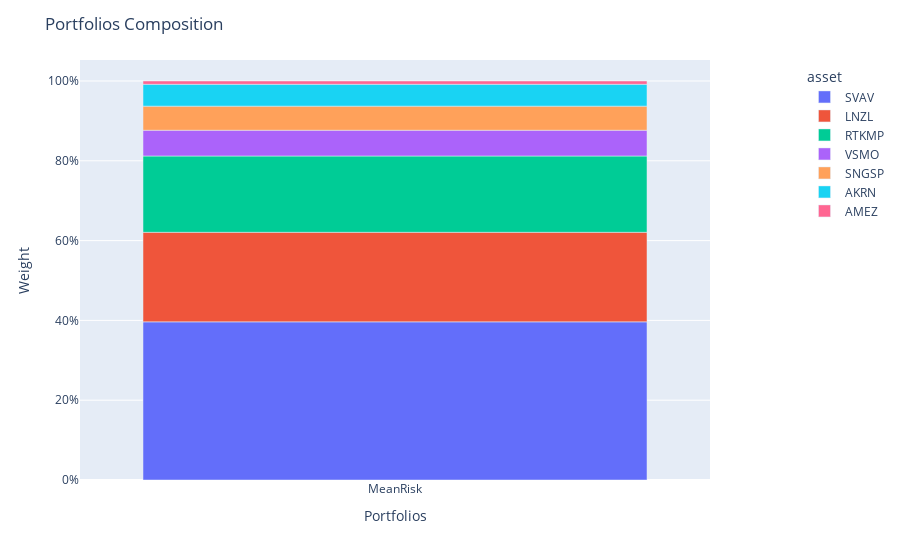

Notebook cell for this chart:
### Code cell
population_test.plot_composition()

### Figure 1 — Plotly figure (JSON) as saved in the notebook; plotly's stock layout.template omitted (floating-point values rounded to 4 significant figures)
{"data": [{"alignmentgroup": "True", "hovertemplate": "asset=SVAV<br>index=%{x}<br>value=%{y}<extra></extra>", "legendgroup": "SVAV", "marker": {"color": "#636efa", "pattern": {"shape": ""}}, "name": "SVAV", "offsetgroup": "SVAV", "orientation": "v", "showlegend": true, "textposition": "auto", "type": "bar", "x": ["MeanRisk"], "xaxis": "x", "y": [0.3964], "yaxis": "y"}, {"alignmentgroup": "True", "hovertemplate": "asset=LNZL<br>index=%{x}<br>value=%{y}<extra></extra>", "legendgroup": "LNZL", "marker": {"color": "#EF553B", "pattern": {"shape": ""}}, "name": "LNZL", "offsetgroup": "LNZL", "orientation": "v", "showlegend": true, "textposition": "auto", "type": "bar", "x": ["MeanRisk"], "xaxis": "x", "y": [0.2244], "yaxis": "y"}, {"alignmentgroup": "True", "hovertemplate": "asset=RTKMP<br>index=%{x}<br>value=%{y}<extra></extra>", "legendgroup": "RTKMP", "marker": {"color": "#00cc96", "pattern": {"shape": ""}}, "name": "RTKMP", "offsetgroup": "RTKMP", "orientation": "v", "showlegend": true, "textposition": "auto", "type": "bar", "x": ["MeanRisk"], "xaxis": "x", "y": [0.1913], "yaxis": "y"}, {"alignmentgroup": "True", "hovertemplate": "asset=VSMO<br>index=%{x}<br>value=%{y}<extra></extra>", "legendgroup": "VSMO", "marker": {"color": "#ab63fa", "pattern": {"shape": ""}}, "name": "VSMO", "offsetgroup": "VSMO", "orientation": "v", "showlegend": true, "textposition": "auto", "type": "bar", "x": ["MeanRisk"], "xaxis": "x", "y": [0.06451], "yaxis": "y"}, {"alignmentgroup": "True", "hovertemplate": "asset=SNGSP<br>index=%{x}<br>value=%{y}<extra></extra>", "legendgroup": "SNGSP", "marker": {"color": "#FFA15A", "pattern": {"shape": ""}}, "name": "SNGSP", "offsetgroup": "SNGSP", "orientation": "v", "showlegend": true, "textposition": "auto", "type": "bar", "x": ["MeanRisk"], "xaxis": "x", "y": [0.06045], "yaxis": "y"}, {"alignmentgroup": "True", "hovertemplate": "asset=AKRN<br>index=%{x}<br>value=%{y}<extra></extra>", "legendgroup": "AKRN", "marker": {"color": "#19d3f3", "pattern": {"shape": ""}}, "name": "AKRN", "offsetgroup": "AKRN", "orientation": "v", "showlegend": true, "textposition": "auto", "type": "bar", "x": ["MeanRisk"], "xaxis": "x", "y": [0.05474], "yaxis": "y"}, {"alignmentgroup": "True", "hovertemplate": "asset=AMEZ<br>index=%{x}<br>value=%{y}<extra></extra>", "legendgroup": "AMEZ", "marker": {"color": "#FF6692", "pattern": {"shape": ""}}, "name": "AMEZ", "offsetgroup": "AMEZ", "orientation": "v", "showlegend": true, "textposition": "auto", "type": "bar", "x": ["MeanRisk"], "xaxis": "x", "y": [0.008266], "yaxis": "y"}], "layout": {"barmode": "relative", "legend": {"title": {"text": "asset"}, "tracegroupgap": 0, "x": 1.15, "xanchor": "left", "y": 0.99, "yanchor": "top"}, "margin": {"t": 60}, "title": {"text": "Portfolios Composition"}, "xaxis": {"anchor": "y", "domain": [0, 1], "title": {"text": "Portfolios"}}, "yaxis": {"anchor": "x", "domain": [0, 1], "tickformat": ",.0%", "title": {"text": "Weight"}}}}
